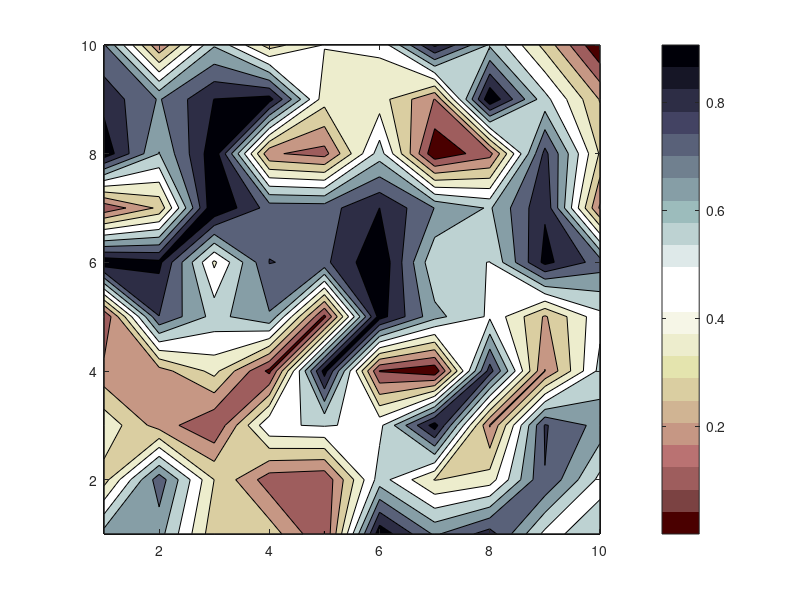

This figure's MATLAB source: (Note: this script raises an error after producing the figure.)
contourf(rand(10,10))
colormap([pink(11);flipud(bone(11))])
cb=colorbar;

setCMapRatio([8/22,10/22,20/22],[.2,.5,.8])

% Add non-equidistant / unequal-interval tick labels
cb.YTick = getCBTick(gca);
% Adjust colorbar tick length (this line can be deleted)
cb.TickLength = 0.061;
